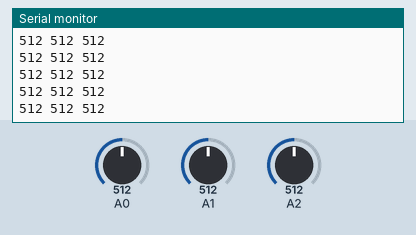
The sketch below on a simulated Arduino Uno, built with avr-gcc and run on an emulated ATmega328P. Shown: the last lines printed to the serial monitor. The test bench sets the inputs (shaded band); at power-on: A0 = 512, A2 = 512, A1 = 512.

Above: at 1.2 s.
1.3 s: A0 set to 11
At 2.1 s:
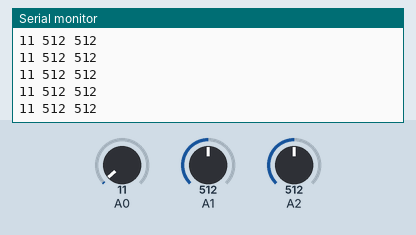
2.8 s: A0 set to 8
At 3.5 s:
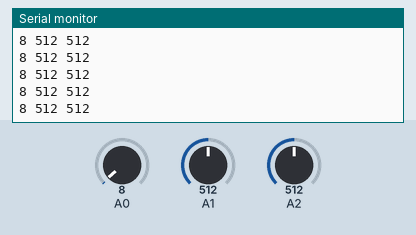
4.3 s: A2 set to 11
At 5.1 s:
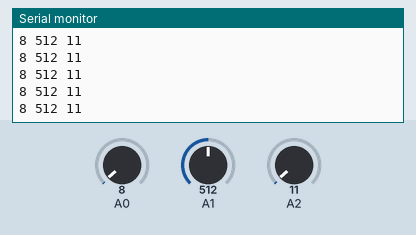
5.8 s: A2 set to 8
At 6.4 s:
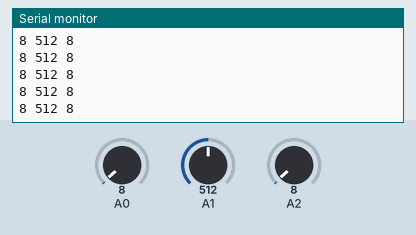
Timing chart, 0 to 8.8 s (numbered marks = the images above; inputs shaded):
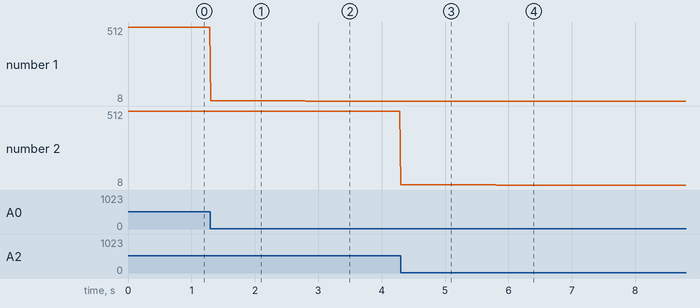

Measured:
- after the input at 1.3 s, the serial monitor: prints a new line at once (image 1)
- after the input at 2.8 s, the serial monitor: prints a new line at once (image 2)
- after the input at 4.3 s, the serial monitor: prints a new line at once (image 3)
- after the input at 5.8 s, the serial monitor: prints a new line at once (image 4)
- plotted number 1: 512 → 11 after the input at 1.3 s, 11 → 8 after the input at 2.8 s

The sketch:

sendMultpileToP5JS.ino
```cpp
int numPins = 3;
const int sensorPins [3] = {0,1,2};


void setup() {
  // put your setup code here, to run once:
Serial.begin(115200);
}

void loop() {
  // put your main code here, to run repeatedly:

for(int i=0;i<numPins;i++){
  int sensorValue = analogRead(sensorPins[i]);
    Serial.print(sensorValue);
    Serial.print(" "); //split by ' ' space

  }
     Serial.println(""); //newline marker
     delay(15);
}
```
